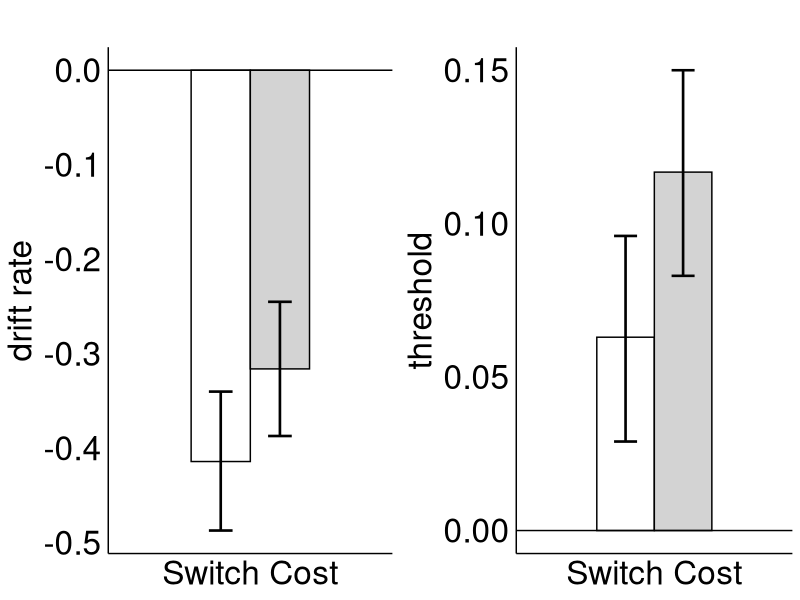
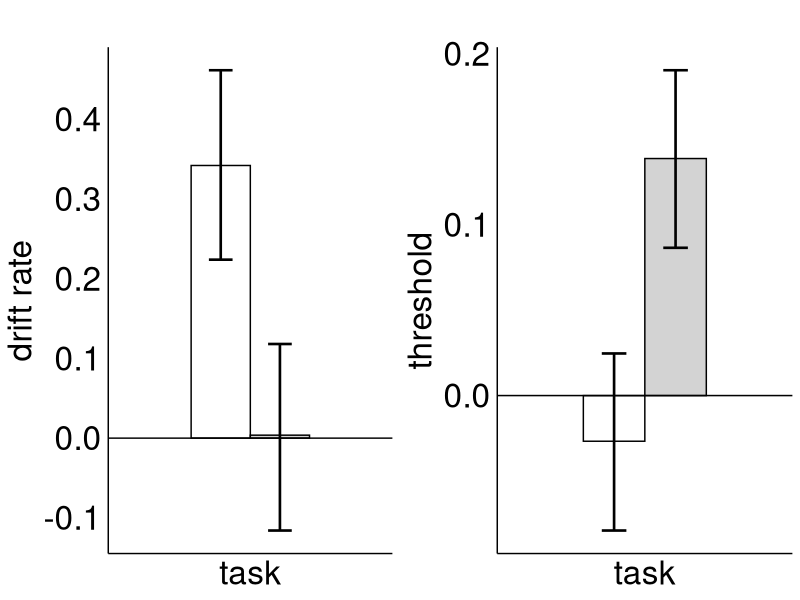
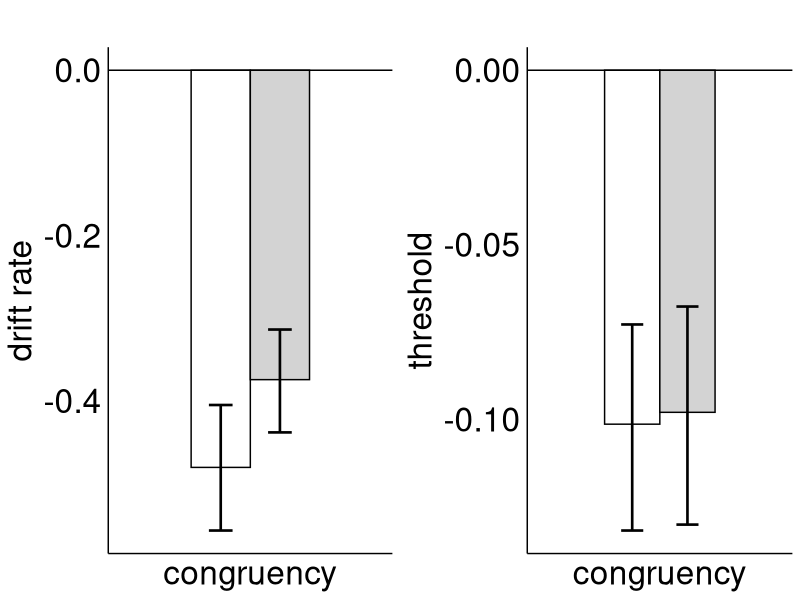
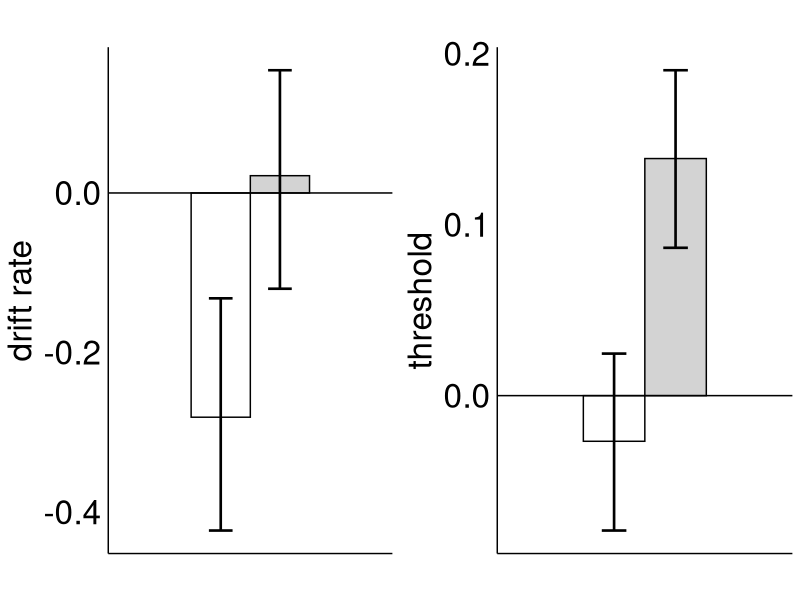
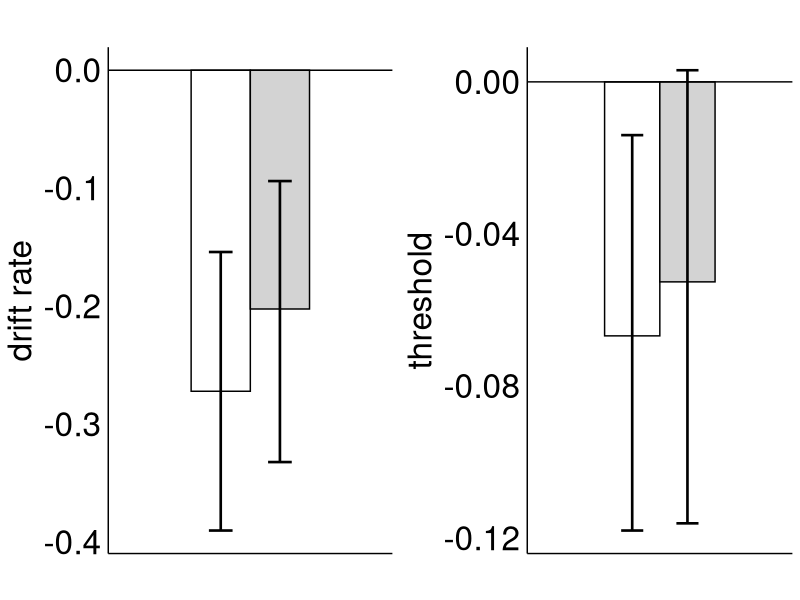

The R source for these figures, in order:
## ---- chunk 1
library(data.table)
library(ggplot2)
library(gridExtra)
## ---- chunk 2
# Parameters: 
plot_size = 24

# Main Effects:
# 1. Switch Costs
DT_Switch_Cost = data.table(SC = c("Switch Cost","Switch Cost"), Experiment = c("Experiment 1", "Experiment 2"), fit = c(-0.414, -0.316), lower = c(-0.487, -0.387), upper = c(-0.340, -0.245)) 
DT_Switch_Cost_Threshold = data.table(SC = c("Switch Cost","Switch Cost"), Experiment = c("Experiment 1", "Experiment 2"), fit = c(0.063, 0.1168), lower = c(0.029, 0.083), upper = c(0.096, 0.150)) 

# 2. Task
DT_Task_drift = data.table(SC = c("task","task"), Experiment = c("Exp1", "Exp2"), fit = c(0.342, 0.0037), lower = c(0.22386096, -0.11592849), upper = c(0.46148086, 0.1180223)) # p value < 0.001 Exp2 p = 0.4734
DT_Task_threshold = data.table(SC = c("task","task"), Experiment = c("Exp1", "Exp2"), fit = c(-0.026711213372, 0.138670287342), lower = c(-0.07894858, 0.08645048), upper = c(0.02462728, 0.19032629)) # 

# 3.Congruency
DT_congruency = data.table(SC = c("congruency","congruency"), Experiment = c("Exp1", "Exp2"), fit = c(-0.480141688309, -0.374055233136), lower = c(-0.40468217, -0.3134809), upper = c(-0.55646391, -0.43782279)) # p value < 0.001 Exp2 p = 0.4734
DT_congruency_threshold = data.table(SC = c("congruency","congruency"), Experiment = c("Exp1", "Exp2"), fit = c(-0.101363625202, -0.0979685862689), lower = c(-0.0728155, -0.06767293), upper = c(-0.1318213,-0.13013283)) # p value < 0.001 & p value < 0.001

# Interactions:
# 1. Asymmetric Switch Costs
DT_SC_Task = data.table(SC = c("",""), Experiment = c("Experiment 1: p < 0.001", "Experiment 2: p = 0.627"), fit = c(-0.281, 0.02166), lower = c(-0.423, -0.12), upper = c(-0.132, 0.1538)) 
DT_SC_Task_Threshold = data.table(SC = c("",""), Experiment = c("Experiment 1", "Experiment 2"), fit = c(-0.0267, 0.138670287342), lower = c(-0.0789, 0.08645048), upper = c(0.0246, 0.19032629)) 

# 2. Switch Costs : Response Congruency
DT_Switch_Cost_Congruency = data.table(SC = c("",""), Experiment = c("Experiment 1: p < 0.001", "Experiment 2: p < 0.001"), fit = c(-0.272, -0.2023), lower = -c(0.154, 0.0939), upper = -c(0.390, 0.332))  
DT_Switch_Cost_Congruency_Threshold = data.table(SC = c("",""), Experiment = c("Experiment 1: p = 0.003", "Experiment 2: p = 0.031"), fit = c(-0.0668, -0.0526), lower = -c(0.014, -0.00306337), upper = -c(0.118, 0.11610236))  
## ---- chunk 3

my_hddm_plot = function(data_table, drift_or_threshold){#plot_size, dodge_width, errorbar_size)

P = ggplot(data_table) + aes(data_table =  SC, y = fit, fill=Experiment) + geom_col(aes(SC),color = "black", position=position_dodge(width = 0.5), width = 0.5) +
  scale_fill_manual(values=c('white','lightgray')) + 
  geom_errorbar(data = data_table, aes(SC, ymin = lower, ymax = upper) , width=.2, size = 0.9, position=position_dodge(width = 0.5))+
  xlab("Switch Cost") + 
   ylab(drift_or_threshold) +
   ggtitle("") + 
   theme(plot.title = element_text(lineheight=3, face="bold", color="black", size=plot_size))+
   theme(axis.ticks=element_blank(),axis.title.x=element_blank(), axis.text.y = element_text(size=plot_size,color="black"), text = element_text(size = plot_size), axis.text.x =  element_text(color = "black", size = plot_size), panel.grid.major = element_blank(), panel.grid.minor = element_blank(),panel.background = element_blank()) + theme(legend.title = element_blank())  +  theme(legend.position="none")+
   theme(axis.line.x = element_line(color="black", size = 0.5),
         axis.line.y = element_line(color="black", size = 0.5)) +geom_hline(yintercept = 0)
return(P)
}
## ---- chunk 4
SC_drift = my_hddm_plot(DT_Switch_Cost, "drift rate")
SC_threshold = my_hddm_plot(DT_Switch_Cost_Threshold, "threshold")
# put both plots on the same grid
grid.arrange(SC_drift, SC_threshold, nrow = 1, ncol = 2)
## ---- chunk 5
Task_drift = my_hddm_plot(DT_Task_drift, "drift rate")
Task_threshold = my_hddm_plot(DT_Task_threshold, "threshold")
# put both plots on the same grid
grid.arrange(Task_drift, Task_threshold, nrow = 1, ncol = 2)
## ---- chunk 6
Congruency_drift = my_hddm_plot(DT_congruency, "drift rate")
Congruency_threshold = my_hddm_plot(DT_congruency_threshold, "threshold")
# put both plots on the same grid
grid.arrange(Congruency_drift, Congruency_threshold, nrow = 1, ncol = 2)
## ---- chunk 7
SC_Task = my_hddm_plot(DT_SC_Task, "drift rate")
SC_Task_Threshold = my_hddm_plot(DT_SC_Task_Threshold, "threshold")
# put both plots on the same grid
grid.arrange(SC_Task, SC_Task_Threshold, nrow = 1, ncol = 2)
## ---- chunk 8
Switch_Cost_Congruency = my_hddm_plot(DT_Switch_Cost_Congruency, "drift rate")
Switch_Cost_Congruency_Threshold = my_hddm_plot(DT_Switch_Cost_Congruency_Threshold, "threshold")
# put both plots on the same grid
grid.arrange(Switch_Cost_Congruency, Switch_Cost_Congruency_Threshold, nrow = 1, ncol = 2)
